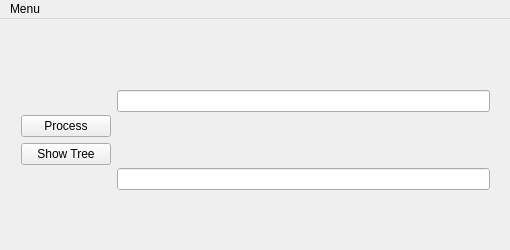
<?xml version="1.0" encoding="UTF-8"?>
<ui version="4.0">
 <class>MWindow</class>
 <widget class="QMainWindow" name="MWindow">
  <property name="geometry">
   <rect>
    <x>0</x>
    <y>0</y>
    <width>510</width>
    <height>250</height>
   </rect>
  </property>
  <property name="sizePolicy">
   <sizepolicy hsizetype="Expanding" vsizetype="Expanding">
    <horstretch>0</horstretch>
    <verstretch>0</verstretch>
   </sizepolicy>
  </property>
  <property name="windowTitle">
   <string>MWindow</string>
  </property>
  <widget class="QWidget" name="centralWidget">
   <property name="sizePolicy">
    <sizepolicy hsizetype="Expanding" vsizetype="Expanding">
     <horstretch>0</horstretch>
     <verstretch>0</verstretch>
    </sizepolicy>
   </property>
   <property name="autoFillBackground">
    <bool>true</bool>
   </property>
   <widget class="QWidget" name="gridLayoutWidget">
    <property name="geometry">
     <rect>
      <x>10</x>
      <y>10</y>
      <width>491</width>
      <height>211</height>
     </rect>
    </property>
    <layout class="QGridLayout" name="gridLayout" rowstretch="0,0">
     <property name="bottomMargin">
      <number>0</number>
     </property>
     <item row="1" column="0">
      <layout class="QHBoxLayout" name="horizontalLayout">
       <item>
        <layout class="QVBoxLayout" name="verticalLayout_2">
         <item>
          <spacer name="verticalSpacer">
           <property name="orientation">
            <enum>Qt::Vertical</enum>
           </property>
           <property name="sizeHint" stdset="0">
            <size>
             <width>20</width>
             <height>40</height>
            </size>
           </property>
          </spacer>
         </item>
         <item>
          <widget class="QPushButton" name="process">
           <property name="minimumSize">
            <size>
             <width>90</width>
             <height>0</height>
            </size>
           </property>
           <property name="styleSheet">
            <string notr="true"> selection-background-color = rgb(114, 159, 207);
font: 25 italic 11pt &quot;Ubuntu&quot;;</string>
           </property>
           <property name="text">
            <string>Process</string>
           </property>
          </widget>
         </item>
         <item>
          <widget class="QPushButton" name="show_t">
           <property name="minimumSize">
            <size>
             <width>90</width>
             <height>0</height>
            </size>
           </property>
           <property name="styleSheet">
            <string notr="true">font: 25 italic 11pt &quot;Ubuntu&quot;;</string>
           </property>
           <property name="text">
            <string>Show Tree</string>
           </property>
          </widget>
         </item>
         <item>
          <spacer name="verticalSpacer_2">
           <property name="orientation">
            <enum>Qt::Vertical</enum>
           </property>
           <property name="sizeHint" stdset="0">
            <size>
             <width>20</width>
             <height>40</height>
            </size>
           </property>
          </spacer>
         </item>
        </layout>
       </item>
       <item>
        <layout class="QVBoxLayout" name="verticalLayout">
         <item>
          <spacer name="verticalSpacer_4">
           <property name="orientation">
            <enum>Qt::Vertical</enum>
           </property>
           <property name="sizeHint" stdset="0">
            <size>
             <width>20</width>
             <height>40</height>
            </size>
           </property>
          </spacer>
         </item>
         <item>
          <widget class="QLineEdit" name="input">
           <property name="minimumSize">
            <size>
             <width>200</width>
             <height>0</height>
            </size>
           </property>
           <property name="toolTip">
            <string>Input</string>
           </property>
          </widget>
         </item>
         <item>
          <layout class="QVBoxLayout" name="verticalLayout_3"/>
         </item>
         <item>
          <spacer name="verticalSpacer_3">
           <property name="orientation">
            <enum>Qt::Vertical</enum>
           </property>
           <property name="sizeHint" stdset="0">
            <size>
             <width>20</width>
             <height>40</height>
            </size>
           </property>
          </spacer>
         </item>
         <item>
          <layout class="QVBoxLayout" name="verticalLayout_4"/>
         </item>
         <item>
          <widget class="QLineEdit" name="output">
           <property name="minimumSize">
            <size>
             <width>100</width>
             <height>0</height>
            </size>
           </property>
           <property name="focusPolicy">
            <enum>Qt::WheelFocus</enum>
           </property>
           <property name="toolTip">
            <string>Output</string>
           </property>
           <property name="autoFillBackground">
            <bool>true</bool>
           </property>
           <property name="frame">
            <bool>true</bool>
           </property>
          </widget>
         </item>
         <item>
          <spacer name="verticalSpacer_5">
           <property name="orientation">
            <enum>Qt::Vertical</enum>
           </property>
           <property name="sizeHint" stdset="0">
            <size>
             <width>20</width>
             <height>40</height>
            </size>
           </property>
          </spacer>
         </item>
        </layout>
       </item>
      </layout>
     </item>
    </layout>
   </widget>
  </widget>
  <widget class="QMenuBar" name="menuBar">
   <property name="geometry">
    <rect>
     <x>0</x>
     <y>0</y>
     <width>510</width>
     <height>17</height>
    </rect>
   </property>
   <widget class="QMenu" name="menuMenu">
    <property name="title">
     <string>Menu</string>
    </property>
    <addaction name="actionHelp"/>
   </widget>
   <addaction name="menuMenu"/>
  </widget>
  <action name="actionHelp">
   <property name="text">
    <string>Help</string>
   </property>
  </action>
 </widget>
 <layoutdefault spacing="6" margin="11"/>
 <resources/>
 <connections/>
</ui>
